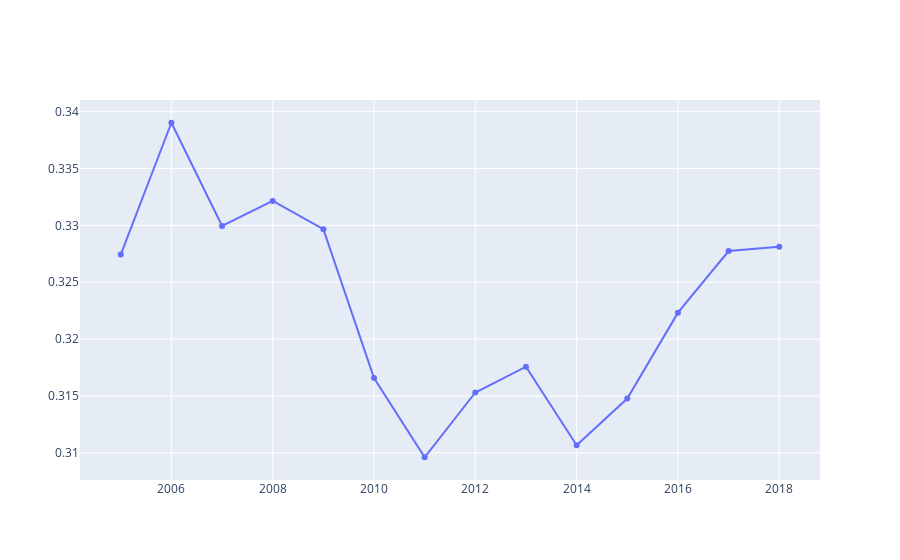

The code cell stored with this chart in its notebook:
### Markdown cell above
**Homeowner's rate**

### Code cell
# data munging to get desired plot
borough = pd.pivot_table(sub_borough, values= ['home_own_rate'], index= ['year'], aggfunc=np.mean)

# ploty
fig = go.Figure()
for col in borough.columns:
    fig.add_trace(go.Scatter(x=borough.index, y=borough[col].values,
                             name = col,
                             mode = 'markers+lines',
                             line=dict(shape='linear'),
                             connectgaps=True
                             )
                 )
fig.show()

### Figure 1 — Plotly figure (JSON) as saved in the notebook; plotly's stock layout.template omitted (floating-point values rounded to 4 significant figures)
{"data": [{"connectgaps": true, "line": {"shape": "linear"}, "mode": "markers+lines", "name": "home_own_rate", "type": "scatter", "x": [2005, 2006, 2007, 2008, 2009, 2010, 2011, 2012, 2013, 2014, 2015, 2016, 2017, 2018], "y": [0.3274, 0.339, 0.3299, 0.3322, 0.3297, 0.3166, 0.3096, 0.3153, 0.3176, 0.3107, 0.3148, 0.3223, 0.3277, 0.3281]}], "layout": {}}
